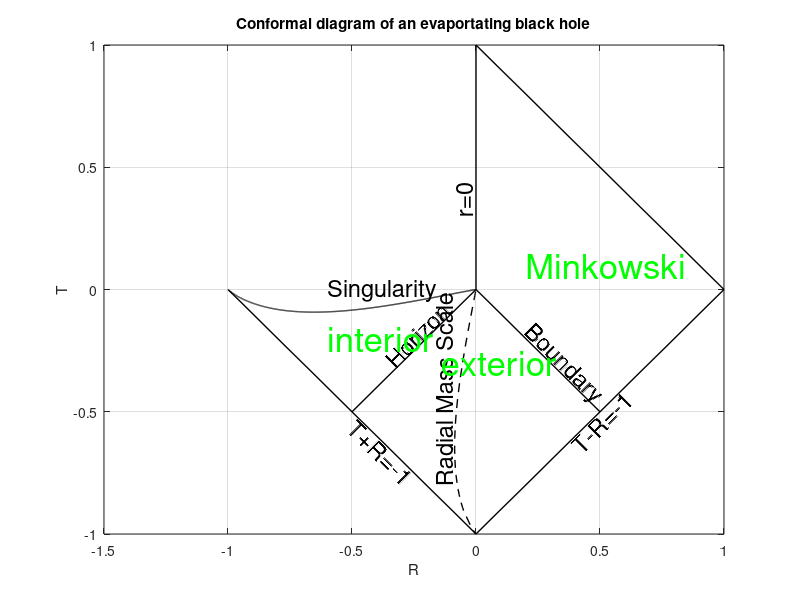

Recreate this plot in MATLAB.

#Important lines:
k=17
g=25

#Minkowski Border: z=0.0784
x3= [0,0.5]
y3= [0,-0.5]
plot(x3,y3,'k-','LineWidth', 1);

text(0.21,-0.16, 'Boundary', 'FontSize', k, 'Color', 'k','Rotation',-45);

hold on;

#Horizon: z=1,1664
x4= [0,-0.5]
y4= [0,-0.5]
plot(x4,y4,'k-','LineWidth', 1);
text(-0.35,-0.3, 'Horizon', 'FontSize', k, 'Color', 'k','Rotation',45);

hold on;

#Singularity
x = linspace(0.000784, 100, 50000);

u11 = -0.001.* ((-0.28 + sqrt(x./0.001 )).^(0.9)) .* ((0.41 + sqrt(x./0.001 )).^(1.5)) .* ((0.87 + sqrt(x./0.001 )).^(-0.44));
u22 = 0.001 .* (exp(-0.2 .* atan(3.32 .* sqrt(x./0.001) + 0.14))) .* ((-1.08 + sqrt(x./0.001)).^(0.13)) .* ((x./0.001  + 0.08 .* sqrt(x./0.001 ) + 0.09).^(0.9));
T1 = 0.5.*(tanh(u11) + tanh(u22));
R1 = 0.5.*(tanh(u11) - tanh(u22));
plot(R1, T1, '-k','LineWidth', 1);
text(-0.6,0, 'Singularity', 'FontSize', k, 'Color', 'k');

hold on;

#Radial mass scale z=0
R_values1 = [];
T_values1 = [];

for current_q = [0.01:0.01:0.1, 0.1:0.1:2, 2:1:20]
    c = current_q;

    % Calculate u1 and u2 using the given formulas
    u1 = -0.9458 * c;
    u2 = -0.6409 * c;

    % Calculate R and T for the current value of c
    T = 0.5 * (tanh(u1) + tanh(u2));
    R = 0.5 * (tanh(u1) - tanh(u2));

    % Append the results to the arrays
    R_values1 = [R_values1, R];
    T_values1 = [T_values1, T];
end
plot(R_values1, T_values1, 'k--','LineWidth', 1);
text(-0.13,-0.8,'Radial Mass Scale','FontSize',k,'Color','k','Rotation',90)

hold on;

#Border lines
plot([-1,0],[0,-1],'k-','LineWidth', 1);
hold on;
plot([0,1],[-1,0],'k-','LineWidth', 1);
hold on;
plot([1,0],[0,1],'k-','LineWidth', 1);
hold on;
plot([0,0],[1,0],'k-','LineWidth', 1);
hold on;

#Regions
text(-0.6,-0.2,'interior','FontSize',g,'Color','g');
hold on;
text(0.2,0.1,'Minkowski','FontSize',g,'Color','g');
hold on;
text(-0.14,-0.3,'exterior','FontSize',g,'Color','g');
hold on;

#Boundary lines
text(-0.05,0.3,'r=0','FontSize',k,'Color','k','Rotation',90);
text(0.4,-0.65,'T-R=-1','FontSize',k,'Color','k','Rotation',45);
text(-0.5,-0.55,'T+R=-1','FontSize',k,'Color','k','Rotation',-45);
xlabel('R')
ylabel('T')
title('Conformal diagram of an evaportating black hole')
grid on


hold off; % Release the current plot
